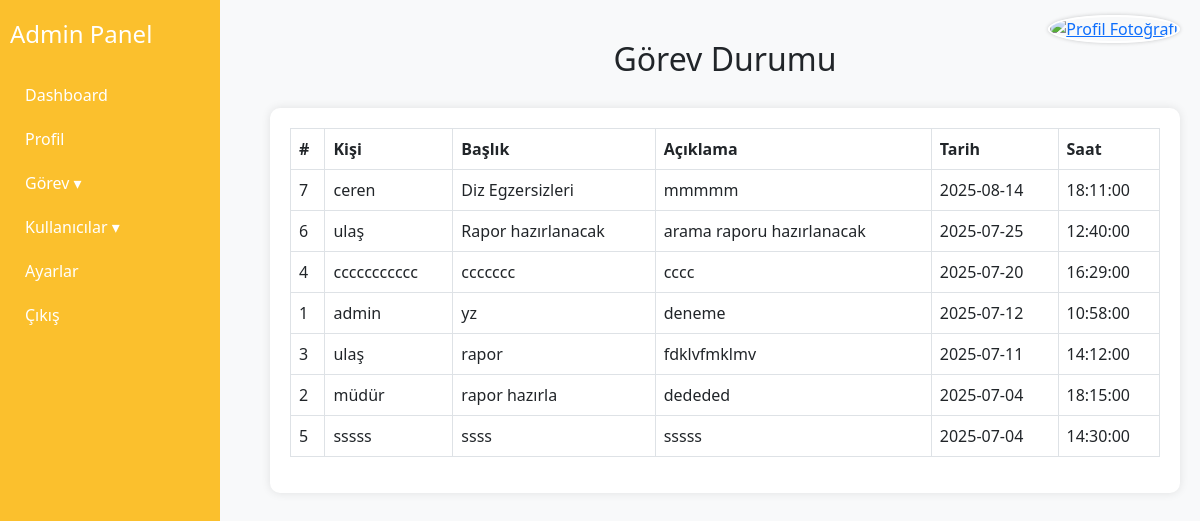
The page /gorev_durum.php (signed in) on the database its author committed.
### tables this page shows
CREATE TABLE `gorevler` (
  `id` int(11) NOT NULL,
  `kisi_adi` varchar(100) DEFAULT NULL,
  `baslik` varchar(255) DEFAULT NULL,
  `aciklama` text DEFAULT NULL,
  `tarih` date DEFAULT NULL,
  `saat` time DEFAULT NULL
);

### gorev_durum.php (the view, shortened to what this page needs)
<!DOCTYPE html>
<html lang="tr">
<head>
  <link href="https://cdn.jsdelivr.net/npm/bootstrap@5.3.0/dist/css/bootstrap.min.css" rel="stylesheet">
</head>
<body>
  <?php include 'sidebar.php'; ?>
  <div class="content">
    <h2>Görev Durumu</h2>
    <div class="table-container">
      <?php
      include 'db.php';
      $sql = "SELECT * FROM gorevler ORDER BY tarih DESC, saat DESC";
      $result = $conn->query($sql);
      if ($result->num_rows > 0): ?>
        <table class="table table-bordered table-hover">
          <thead>
            <tr>
              <th>#</th>
              <th>Kişi</th>
              <th>Başlık</th>
              <th>Açıklama</th>
              <th>Tarih</th>
              <th>Saat</th>
            </tr>
          </thead>
          <tbody>
            <?php while ($row = $result->fetch_assoc()): ?>
              <tr>
                <td><?= $row['id'] ?></td>
                <td><?= htmlspecialchars($row['kisi_adi']) ?></td>
                <td><?= htmlspecialchars($row['baslik']) ?></td>
                <td><?= htmlspecialchars($row['aciklama']) ?></td>
                <td><?= htmlspecialchars($row['tarih']) ?></td>
                <td><?= htmlspecialchars($row['saat']) ?></td>
              </tr>
            <?php endwhile; ?>
          </tbody>
        </table>
      <?php else: ?>
        <div class="alert alert-warning text-center">Henüz görev eklenmemiş.</div>
      <?php endif; ?>
    </div>
  </div>
</body>
</html>

### gorev_durum.php (style rules this page uses)
body { background-color: #f8f9fa; }
.content { margin-left: 250px; padding: 40px 20px; }
.table-container { overflow-x: auto; background-color: white; border-radius: 10px; padding: 20px; box-shadow: 0 0 10px rgba(0,0,0,0.1); }
th { background-color: #007bff; color: white; white-space: nowrap; }
td { white-space: nowrap; }
h2 { text-align: center; margin-bottom: 30px; }

### sidebar.php (style rules this page uses)
body { font-family: 'Segoe UI', sans-serif; background-color: #f8f9fa; margin: 0; }

### rows shown on the page
gorevler: id "7", kisi_adi "ceren", baslik "Diz Egzersizleri", aciklama "mmmmm", tarih "2025-08-14", saat "18:11:00"
gorevler: id "6", kisi_adi "ulaş", baslik "Rapor hazırlanacak", aciklama "arama raporu hazırlanacak", tarih "2025-07-25", saat "12:40:00"
gorevler: id "4", kisi_adi "ccccccccccc", baslik "ccccccc", aciklama "cccc", tarih "2025-07-20", saat "16:29:00"
gorevler: id "1", kisi_adi "admin", baslik "yz", aciklama "deneme", tarih "2025-07-12", saat "10:58:00"
gorevler: id "3", kisi_adi "ulaş", baslik "rapor", aciklama "fdklvfmklmv", tarih "2025-07-11", saat "14:12:00"
gorevler: id "2", kisi_adi "müdür", baslik "rapor hazırla", aciklama "dededed", tarih "2025-07-04", saat "18:15:00"
gorevler: id "5", kisi_adi "sssss", baslik "ssss", aciklama "sssss", tarih "2025-07-04", saat "14:30:00"
